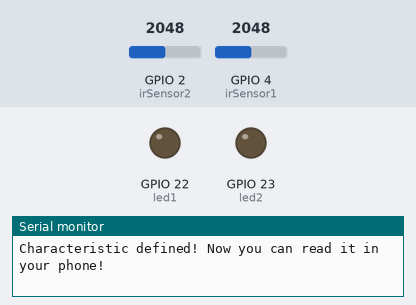
The sketch below on a simulated ESP32. Shown: output pins drawn as LEDs (lit = HIGH), the last lines printed to the serial monitor. The inputs (shaded band) are chosen by the test bench; at power-on: GPIO 2 (irSensor2) = 2048, GPIO 4 (irSensor1) = 2048. Nothing arrives over Bluetooth unless stated; a phone connects over Bluetooth LE 3 s after start.

Above: at 1.3 s.
1.4 s: GPIO 2 (irSensor2) set to 317
4.4 s: GPIO 2 (irSensor2) set to 274
At 4.8 s:
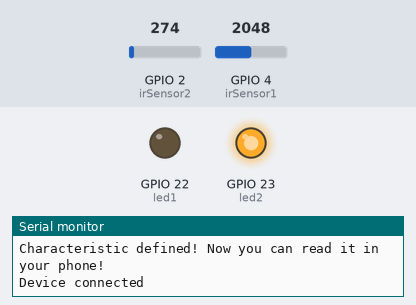
6.0 s: GPIO 4 (irSensor1) set to 318
7.5 s: GPIO 4 (irSensor1) set to 284
At 8.3 s:
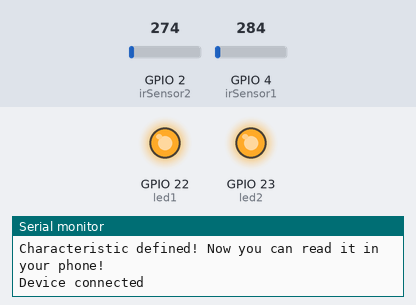
9.0 s: GPIO 2 (irSensor2) set to 340
At 10.3 s:
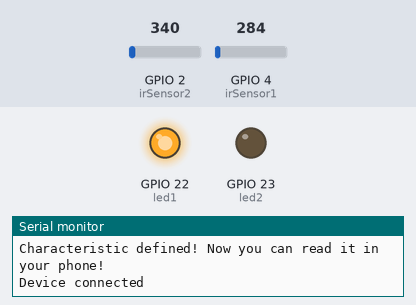
11.5 s: GPIO 2 (irSensor2) set to 260
At 12.6 s:
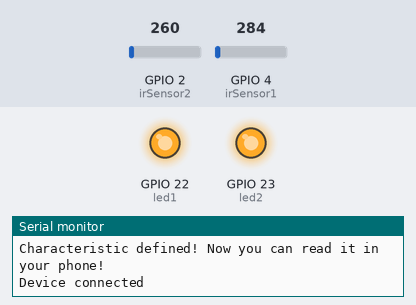
Timing chart, 0 to 14.0 s (numbered marks = the images above; inputs shaded):
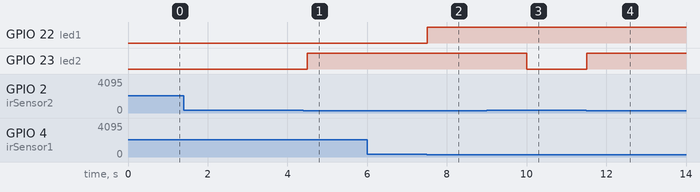

Measured:
- the behaviour switches between 300 and 299 on GPIO 2 (irSensor2) (found by bisection; images 0 and 1)
- the behaviour switches between 300 and 299 on GPIO 4 (irSensor1) (found by bisection; images 1 and 2)
- after the input at 4.4 s, GPIO 23 (led2): LOW → HIGH after 0.10 s
- after the input at 6.0 s, every drawn part: stays the same
- after the input at 7.5 s, GPIO 22 (led1): LOW → HIGH at once
- after the input at 9.0 s, GPIO 23 (led2): HIGH → LOW after 1.0 s
- after the input at 11.5 s, GPIO 23 (led2): LOW → HIGH at once

The sketch:

etracker.ino
```cpp
#include <BLEDevice.h>
#include <BLEUtils.h>
#include <BLEServer.h>
#include <Arduino.h>
#include <Wire.h>

// Randomly generated UUID
#define SERVICE_UUID        "4fafc201-1fb5-459e-8fcc-c5c9c331914b"
#define CHARACTERISTIC_UUID "beb5483e-36e1-4688-b7f5-ea07361b26a8"

// Defining pins
#define led1 22
#define led2 23
#define irSensor1 4
#define irSensor2 2

// Initializing some variables
int timer1 = 2;
int timer2 = 2;
int can = 0;
int bottle = 0;

BLECharacteristic *pCharacteristic;

// Callback class for BLE connection events
class MyServerCallbacks: public BLEServerCallbacks {
    void onConnect(BLEServer* pServer) {
      Serial.println("Device connected");
    };

    void onDisconnect(BLEServer* pServer) {
      Serial.println("Device disconnected");
      BLEDevice::startAdvertising();
    }
};

void setup() {
  Serial.begin(115200);
  pinMode(led1, OUTPUT);
  pinMode(led2, OUTPUT);
  pinMode(irSensor1, INPUT);
  pinMode(irSensor2, INPUT);

  BLEDevice::init("eTracker_esp32");
  BLEServer *pServer = BLEDevice::createServer();
  pServer->setCallbacks(new MyServerCallbacks());

  BLEService *pService = pServer->createService(SERVICE_UUID);

  pCharacteristic = pService->createCharacteristic(
                                         CHARACTERISTIC_UUID,
                                         BLECharacteristic::PROPERTY_READ |
                                         BLECharacteristic::PROPERTY_NOTIFY
                                       );

  pCharacteristic->setValue("Initial Value");
  pService->start();

  BLEAdvertising *pAdvertising = BLEDevice::getAdvertising();
  pAdvertising->addServiceUUID(SERVICE_UUID);
  pAdvertising->setScanResponse(true);
  pAdvertising->setMinPreferred(0x06);
  pAdvertising->setMinPreferred(0x12);
  BLEDevice::startAdvertising();
  Serial.println("Characteristic defined! Now you can read it in your phone!");
}

void loop() {
  if(timer1 > 2){
    digitalWrite(led1, LOW);
  }

  if(timer2 > 2){
    digitalWrite(led2, LOW);
  }

  int sensorValue1 = analogRead(irSensor1);
  int sensorValue2 = analogRead(irSensor2);

  if(sensorValue1 < 300){
    timer1 = 0;
    digitalWrite(led1, HIGH);
    can++;
  }

  if(sensorValue2 < 300){
    timer2 = 0;
    digitalWrite(led2, HIGH);
    bottle++;
  }

  delay(500);
  timer1++;
  timer2++;

  // Update BLE characteristic with count values
  char valueStr[50];
  snprintf(valueStr, sizeof(valueStr), "can: %d, bottle: %d", can, bottle);
  pCharacteristic->setValue(valueStr);
  pCharacteristic->notify();
}
```
